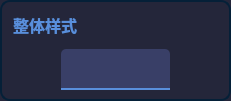
                        <widget class="QFrame" name="frame_languageset_2">
                         <property name="sizePolicy">
                          <sizepolicy hsizetype="Preferred" vsizetype="Expanding">
                           <horstretch>0</horstretch>
                           <verstretch>0</verstretch>
                          </sizepolicy>
                         </property>
                         <property name="minimumSize">
                          <size>
                           <width>231</width>
                           <height>101</height>
                          </size>
                         </property>
                         <property name="styleSheet">
                          <string notr="true">QFrame{
 border:2px solid;
	border-color: rgb(5, 32, 56);
	background-color: rgb(36,38,58);
border-radius:10px;
}
QComboBox QAbstractItemView{
outline: 0px solid gray;            
/*border:1px solid #eeeeee;*/            
color:rgb(145,151,163);
selection-color:white;
font-size:14px;
font-family:Microsoft YaHei UI;            
background-color:rgb(18,26,39);
selection-background-color:rgb(33,41,54);
border-top-radius:0px;
border-bottom-radius:10px;
}</string>
                         </property>
                         <property name="frameShape">
                          <enum>QFrame::StyledPanel</enum>
                         </property>
                         <property name="frameShadow">
                          <enum>QFrame::Raised</enum>
                         </property>
                         <layout class="QVBoxLayout" name="verticalLayout_8">
                          <property name="bottomMargin">
                           <number>9</number>
                          </property>
                          <item>
                           <widget class="QLabel" name="label_language_2">
                            <property name="sizePolicy">
                             <sizepolicy hsizetype="Fixed" vsizetype="Fixed">
                              <horstretch>0</horstretch>
                              <verstretch>0</verstretch>
                             </sizepolicy>
                            </property>
                            <property name="font">
                             <font>
                              <family>Microsoft YaHei UI</family>
                              <pointsize>12</pointsize>
                              <weight>75</weight>
                              <bold>true</bold>
                             </font>
                            </property>
                            <property name="styleSheet">
                             <string notr="true">
QLabel{
border:none;
color:#598FDC;
}</string>
                            </property>
                            <property name="text">
                             <string>整体样式</string>
                            </property>
                           </widget>
                          </item>
                          <item alignment="Qt::AlignBottom">
                           <widget class="QFrame" name="frame_selectlan_2">
                            <property name="sizePolicy">
                             <sizepolicy hsizetype="Preferred" vsizetype="Preferred">
                              <horstretch>0</horstretch>
                              <verstretch>0</verstretch>
                             </sizepolicy>
                            </property>
                            <property name="minimumSize">
                             <size>
                              <width>0</width>
                              <height>0</height>
                             </size>
                            </property>
                            <property name="styleSheet">
                             <string notr="true">QFrame{border:none;
}</string>
                            </property>
                            <property name="frameShape">
                             <enum>QFrame::StyledPanel</enum>
                            </property>
                            <property name="frameShadow">
                             <enum>QFrame::Raised</enum>
                            </property>
                            <property name="lineWidth">
                             <number>0</number>
                            </property>
                            <layout class="QHBoxLayout" name="horizontalLayout_9">
                             <property name="spacing">
                              <number>0</number>
                             </property>
                             <property name="leftMargin">
                              <number>0</number>
                             </property>
                             <property name="topMargin">
                              <number>0</number>
                             </property>
                             <property name="rightMargin">
                              <number>0</number>
                             </property>
                             <property name="bottomMargin">
                              <number>0</number>
                             </property>
                             <item>
                              <widget class="QComboBox" name="comboBox_yangshi">
                               <property name="enabled">
                                <bool>true</bool>
                               </property>
                               <property name="sizePolicy">
                                <sizepolicy hsizetype="Fixed" vsizetype="Fixed">
                                 <horstretch>0</horstretch>
                                 <verstretch>0</verstretch>
                                </sizepolicy>
                               </property>
                               <property name="minimumSize">
                                <size>
                                 <width>109</width>
                                 <height>41</height>
                                </size>
                               </property>
                               <property name="font">
                                <font>
                                 <family>Microsoft YaHei UI</family>
                                 <pointsize>10</pointsize>
                                 <weight>75</weight>
                                 <italic>false</italic>
                                 <bold>true</bold>
                                </font>
                               </property>
                               <property name="mouseTracking">
                                <bool>false</bool>
                               </property>
                               <property name="tabletTracking">
                                <bool>false</bool>
                               </property>
                               <property name="styleSheet">
                                <string notr="true">
QComboBox {
    border: 0px solid;
	border-bottom: 2px solid;
	border-color: #598FDC;
    border-top-left-radius: 5px;
	border-top-right-radius: 5px;
    padding: 1px 10px 1px 3px;
    min-width: 6em;
	background-color: rgb(57, 63, 103);
	
	color: rgb(255, 255, 255);
	
}

QComboBox:on { /* shift the text when the popup opens */
    padding-top: 3px;
    padding-left: 4px;
}
QComboBox::drop-down {
    /*subcontrol-origin: padding;*/
    subcontrol-position: top right;
    width: 40px;
	height: 39px;
	border: 0px solid;
	
    border-radius: 5px; /* same radius as the QComboBox */
}
QComboBox::drop-down:pressed,QComboBox::drop-down:hover {
	background-color: rgb(38, 43, 85);
}

QComboBox::down-arrow {
	
	image: url(:/图标/下拉选择.png);
width: 100px;
height:25px;
	
}
QComboBox::down-arrow:on { /* shift the arrow when popup is open */
    top: 1px;
    left: 1px;
}
QComboBox::drop-down:editable:on {
    background: qlineargradient(x1: 0, y1: 0, x2: 0, y2: 1,
                                stop: 0 #D3D3D3, stop: 0.4 #D8D8D8,
                                stop: 0.5 #DDDDDD, stop: 1.0 #E1E1E1);
}
QComboBox QAbstractItemView{
outline: 0px solid gray;            
border:0px solid #eeeeee;            
color:rgb(145,151,163);
selection-color:white;
font-size:14px;
font-family:Microsoft YaHei UI;            
background-color:rgb(18,26,39);
selection-background-color:rgb(33,41,54);
}</string>
                               </property>
                               <property name="editable">
                                <bool>false</bool>
                               </property>
                               <property name="iconSize">
                                <size>
                                 <width>9</width>
                                 <height>9</height>
                                </size>
                               </property>
                               <item>
                                <property name="text">
                                 <string/>
                                </property>
                               </item>
                              </widget>
                             </item>
                            </layout>
                           </widget>
                          </item>
                         </layout>
                        </widget>
